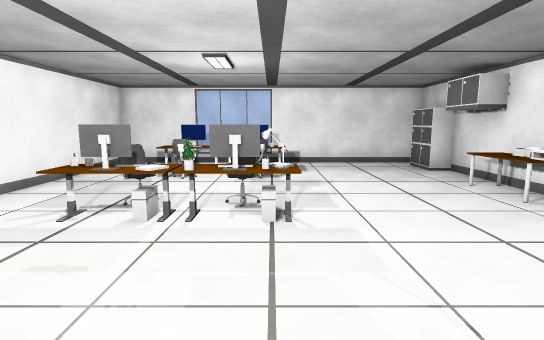
View 1 (above)

12 first-person views from a walk through a 3-D level made in the Unity game engine. The camera is 1.5 m above the floor, tilts 8° down and sees 80° across. The floor is counted in squares, 1 m on a side. Each view is taken from the middle of a square. On the plan, view 1 faces up. The plan holds only what a view shows up to about 15 squares ahead; the rest is blank. The place goes on beyond the plan. The player character is not drawn.

View 2
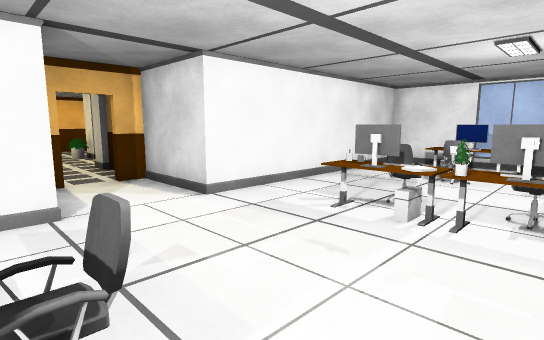

View 3
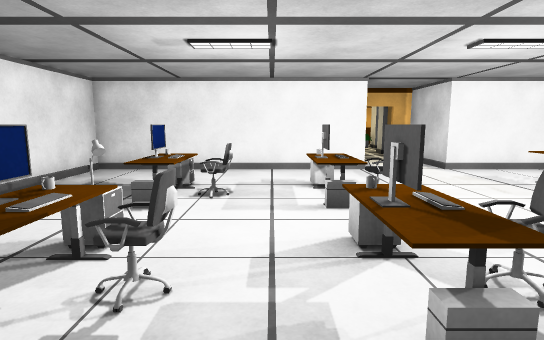

View 4
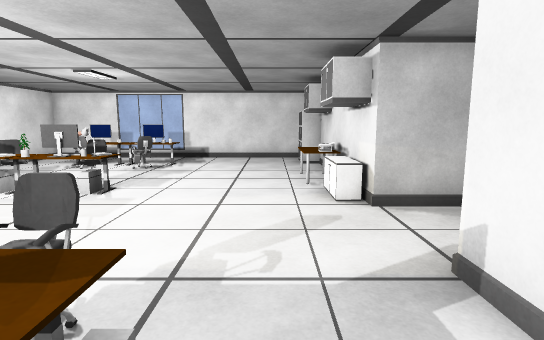

View 5
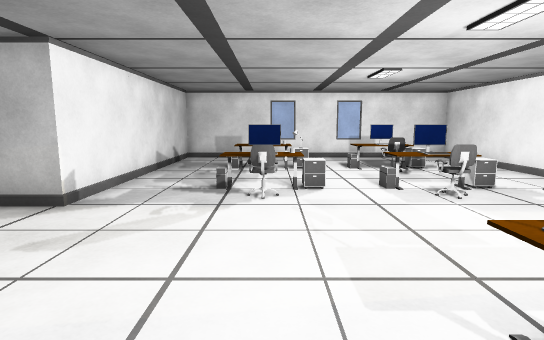

View 6
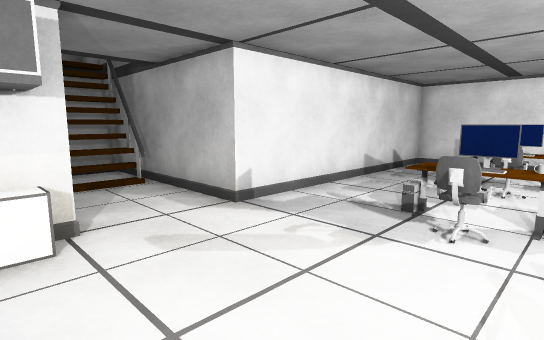

View 7
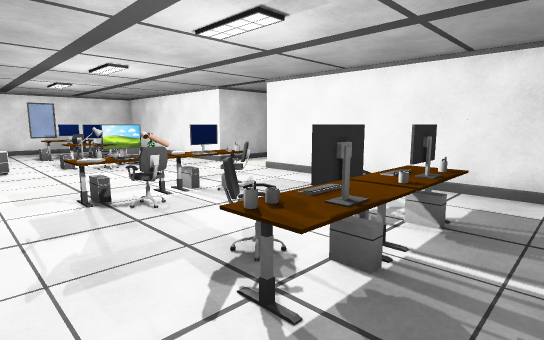

View 8
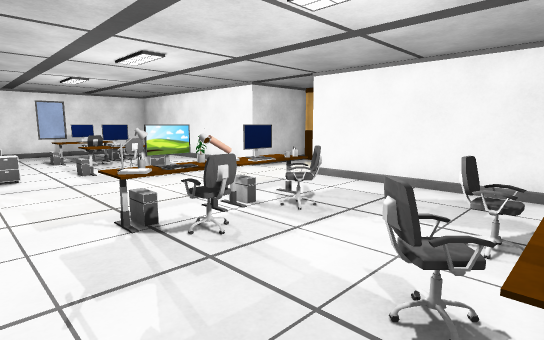

View 9
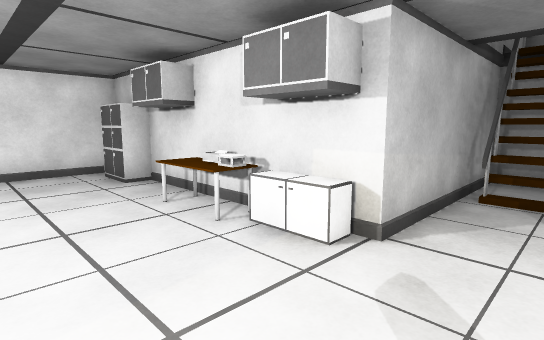

View 10
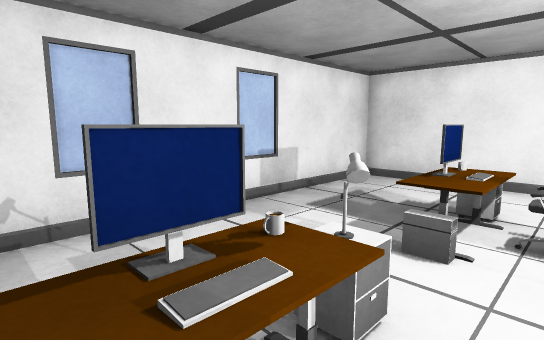

View 11
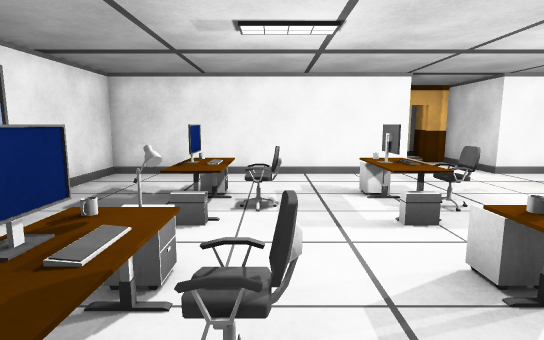

View 12
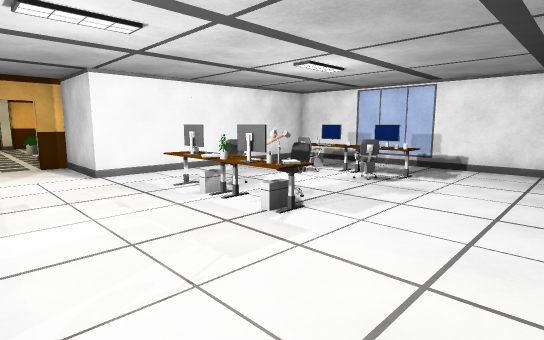

### Floor plan
Ten units are one square. View 1 is at (0, 0); x grows to the right and y downward. Boxes are objects, and circles mark ways between rooms. Rooms are numbered by the first view taken in them; rooms with no view inside come last. Other rooms are left out.
<svg viewBox="-95 -134 219 218">
<path fill="none" stroke="#000" d="M-24 -50 -30 -50 -24 -50M59 14 59 -11 119 -11M-30 -104 -24 -104 -29 -104M-89 -20 -89 -11 -59 -11 -59 79 34 79M93 -16 113 -16 113 -26M105 -28 105 -35M107 -29 107 -35M107 -15 107 -28M110 -29 110 -34M110 -16 110 -28M113 -29 113 -34 93 -34M56 -129 -59 -129 -59 -39 -89 -39 -89 -31M119 -39 59 -39 59 -105M-24 -47 -35 -47M-15 3 -8 3 -8 12M25 3 32 3 32 12 25 12M52 -60 52 -65M48 -74 48 -80M58 -60 48 -60 48 -65M-15 38 -8 38 -8 48M-30 -98 -35 -98M-35 -107 5 -107M59 54 59 14M34 79 59 79 59 54"/>
<rect x="-35" y="35" width="10" height="10" fill="#bbb"><title>cabinet</title></rect>
<rect x="-35" y="5" width="10" height="10" fill="#bbb"><title>cabinet</title></rect>
<rect x="-35" y="-65" width="20" height="10" fill="#bbb"><title>chair</title></rect>
<rect x="-35" y="-95" width="20" height="10" fill="#bbb"><title>chair</title></rect>
<rect x="-25" y="35" width="10" height="10" fill="#bbb"><title>keyboard</title></rect>
<rect x="-25" y="25" width="10" height="10" fill="#bbb"><title>chair</title></rect>
<rect x="-25" y="5" width="10" height="10" fill="#bbb"><title>other object</title></rect>
<rect x="-25" y="-15" width="10" height="20" fill="#bbb"><title>chair</title></rect>
<rect x="-25" y="-55" width="10" height="10" fill="#bbb"><title>other object</title></rect>
<rect x="-25" y="-105" width="10" height="10" fill="#bbb"><title>other object</title></rect>
<rect x="-15" y="-55" width="10" height="10" fill="#bbb"><title>other object</title></rect>
<rect x="-15" y="-65" width="10" height="10" fill="#bbb"><title>mug</title></rect>
<rect x="-15" y="-95" width="20" height="10" fill="#bbb"><title>chair</title></rect>
<rect x="-15" y="-105" width="10" height="10" fill="#bbb"><title>keyboard</title></rect>
<rect x="-5" y="-55" width="10" height="10" fill="#bbb"><title>other object</title></rect>
<rect x="-5" y="-65" width="10" height="10" fill="#bbb"><title>chair</title></rect>
<rect x="-5" y="-105" width="10" height="10" fill="#bbb"><title>mug</title></rect>
<rect x="5" y="35" width="10" height="10" fill="#bbb"><title>cabinet</title></rect>
<rect x="5" y="5" width="10" height="10" fill="#bbb"><title>cabinet</title></rect>
<rect x="15" y="35" width="10" height="10" fill="#bbb"><title>mug</title></rect>
<rect x="15" y="25" width="10" height="10" fill="#bbb"><title>chair</title></rect>
<rect x="15" y="5" width="10" height="10" fill="#bbb"><title>keyboard</title></rect>
<rect x="15" y="-15" width="10" height="20" fill="#bbb"><title>chair</title></rect>
<rect x="45" y="-55" width="20" height="10" fill="#bbb"><title>cabinet</title></rect>
<rect x="45" y="-75" width="20" height="10" fill="#bbb"><title>printer</title></rect>
<rect x="45" y="-125" width="20" height="20" fill="#bbb"><title>cabinet</title></rect>
<circle cx="30" cy="25" r="3" fill="#2a7"/>
<circle cx="45" cy="5" r="3" fill="#2a7"/>
<circle cx="25" cy="65" r="3" fill="#2a7"/>
<circle cx="45" cy="45" r="3" fill="#2a7"/>
<text x="0" y="-30">1</text>
<text x="40" y="30">2</text>
<text x="40" y="60">3</text>
</svg>
Room 1 opens to room 2. Room 1 opens to room 3. Room 2 opens to room 3.

Where each view was taken, in squares from view 1:
view 1: 0 up, 0 right, facing up
view 2: 0 up, 0 right, facing up-left
view 3: 2 down, 5 right, facing left
view 4: 2 down, 4 right, facing up
view 5: 7 up, 2 right, facing down
view 6: 5 up, 1 right, facing down-right
view 7: 12 up, 2 right, facing down-left
view 8: 10 up, 2 right, facing down-left
view 9: 2 up, 2 right, facing up-right
view 10: 3 down, 3 right, facing down-left
view 11: 3 down, 4 right, facing left
view 12: 1 up, 4 right, facing up-left
